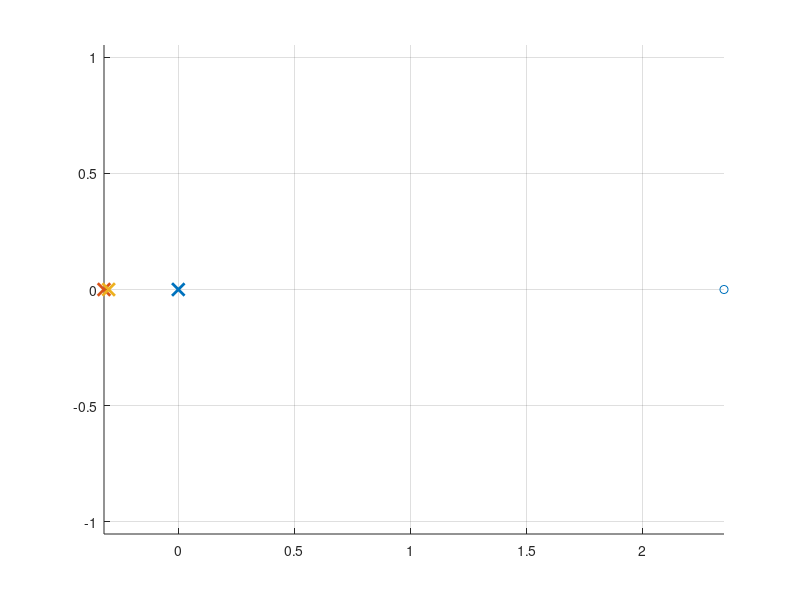

MATLAB code to generate this figure: (Note: this script raises an error after producing the figure.)
close all
% Simulated Input q_sim
q_sim = zeros(1e2,1);
q_sim(20) = 1;
%q_sim = randn(1e2,1);
%q_sim = 1;

%Discrete IR Code
%clf
r = 2.35; %m
xc = 0;   %center x
yc = 0;   %center y

n_meas = 1;

%theta = linspace(0,2*pi-((3*pi)/180),n_meas); %if n_meas is 120
theta = linspace(0,2*pi,n_meas);                %if n_meas is 121
x = r*cos(theta) + xc;
y = r*sin(theta) + yc;

mic_xyz = cat(1, x, y, zeros(1, n_meas));

ES1 = [0,0,0];
ES2 = [-0.32,0,0];
ES3 = [-0.3,0,0];

ES_xyz = cat(1, ES1, ES2, ES3);
n_source = 1;

figure(2)
scatter(x,y)
hold on
plot(ES1(1),ES1(2), 'x', 'LineWidth', 2, 'MarkerSize', 9);
plot(ES2(1),ES2(2), 'x', 'LineWidth', 2, 'MarkerSize', 9);
plot(ES3(1),ES3(2), 'x', 'LineWidth', 2, 'MarkerSize', 9);
grid
axis equal
hold off

r_ES = EDcalcdist(ES_xyz, mic_xyz.');
r_ES1 = r_ES(1,:);
r_ES2 = r_ES(2,:);
r_ES3 = r_ES(3,:);
r_ES = r_ES3;

% Discretization error for impulse responses

% samplemethod = 1 -> round at low fs
% samplemethod = 2 -> round at high fs and decimate
% samplemethod = 3 -> round at low fs but split pulse between two samples

samplemethod = 2;

% Generate discrete-time IRs
% Exact arrival times
cair = 343;

% Approach 1: round to nearest discrete time-sample
fs = 48000;

if samplemethod == 2
    noversamp = 8;
    fs_oversamp = fs*noversamp;
    dt = 1/fs_oversamp;
elseif samplemethod == 1 % Approach 1: round to nearest discrete time-sample
    dt = 1/fs;
elseif samplemethod == 3 
    dt = 1/fs;
end

n_exact = zeros(n_source, n_meas);
n_rounded = zeros(n_source, n_meas);

for i = 1:n_source
    for j = 1:n_meas
        t_ij = r_ES(i,j)/cair;
        n_exact(i,j) = t_ij/dt + 1;
        n_rounded(i,j) = round(t_ij/dt) + 1;
    end
end

irmaxlength = -inf;
for i = 1:n_source
    if max(n_rounded(i,:)) > irmaxlength
        irmaxlength = max(n_rounded(i,:));
    end
end
irmaxlength = irmaxlength+1;

%irmaxlength = max([n_rounded(1,:) n_rounded(2,:) n_rounded(3,:)]) + 1;
ir = zeros(irmaxlength+500, n_source, n_meas);
nfft = 8192;
F = zeros(nfft,n_source, n_meas);

if samplemethod == 1
    for i = 1:n_source
        for j = 1:n_meas
            ir(n_rounded(i,j),i,j) = 1/r_ES(i,j);
            F(:,i,j) = fft(ir(:,i,j),nfft);
        end
    end
elseif samplemethod == 2
    c = zeros(ceil((irmaxlength+500)/noversamp), n_source, n_meas);
    for i = 1:n_source
        for j = 1:n_meas
            frac = n_exact(i,j) - floor(n_exact(i,j));
            ir(floor(n_exact(i,j)),i,j) = 1/r_ES(i,j)*(1-frac);
            ir(floor(n_exact(i,j))+1,i,j) = 1/r_ES(i,j)*frac;
            w = ir(:,i,j);
            c(:,i,j) = noversamp*decimate(w,noversamp,1000,'fir');
            F(:,i,j) = fft(c(:,i,j),nfft);
        end
    end
    ir = c;
elseif samplemethod == 3
    for i = 1:n_source
        for j = 1:n_meas
            frac = n_exact(i,j) - floor(n_exact(i,j));
            ir(floor(n_exact(i,j)),i,j) = 1/r_ES(i,j)*(1-frac);
            ir(floor(n_exact(i,j))+1,i,j) = 1/r_ES(i,j)*frac;
            
            F(:,i,j) = fft(ir(:,i,j),nfft);
        end
    end
end

fvec_fft = fs/nfft*[0:nfft/2-1].';

ptot_fromIR = sum(F,[2 3]);
ptot_fromIR = ptot_fromIR(1:nfft/2);
ptot_fromIR = squeeze(ptot_fromIR);

% Truth: FD results

cair = 343;
kvec = 2*pi*fvec_fft/cair;

% Correct answer, in freq. domain
ptot = 0;
for i = 1:n_source
    for j = 1:n_meas
        ptot = ptot + exp(-1i*kvec*r_ES(i,j))/r_ES(i,j);
    end     
end

if samplemethod == 2
    % Correct scale for IR results
    %ptot_fromIR = ptot_fromIR*(1/r1 + 1/r2)/(sum(ir1)+sum(ir2));
    %ptot_fromIR = ptot_fromIR*(sum(1./r1))/(sum(ir, 'all'));
end

%Simulated Output y_sim
n_steps = length(q_sim);
y_sim_1 = zeros(n_steps,n_meas);
h_length = length(ir);

for ii =1:length(q_sim)
    for jj = 1:n_source
        for kk = 1:n_meas
            flippedx = q_sim(ii:-1:max([1 ii-h_length+1]),jj,kk);
            lengthflippedx = length(flippedx);
            if lengthflippedx < h_length
              flippedx = [flippedx;zeros(h_length-lengthflippedx,1)];
            end
            y_sim_1(ii,kk) = y_sim_1(ii,kk) + sum(flippedx.*ir(:,jj,kk));
            
        end
    end
end

y_sim_2_len = contwo(q_sim, ir);
y_sim_2 = zeros(length(y_sim_2_len), n_meas);

for i = 1:n_meas
    for j = 1:n_source
        y_sim_2(:,i) = y_sim_2(:,i) + sum(contwo(q_sim(:,j), ir(:,j,i)));
    end
end

xinput = ir;
n_steps = length(xinput);
h_length = 2e2;
h_startestimate = zeros(h_length,n_source);
youtput = y_sim_1;
convfactor = 0.01;

[q_est,errorhistory] = MC_LMS_Ncoeffs(xinput,youtput,n_source,n_meas,h_length,convfactor,n_steps);
totalerrorhistory = errorhistory(end,:);

% i = 100;
% 
% while i > 0
%     [q_est,errorhistory] = MC_LMS_Ncoeffs(xinput,youtput,n_source,n_meas,h_length,convfactor,n_steps,q_est);
%     totalerrorhistory = [totalerrorhistory; errorhistory(end,:)];
%     i = i-1;
% end
figure(7)
semilogy(abs(totalerrorhistory))
title('errorhist')
grid

 figure(8)
 plot(q_sim,'k');
 title('q_sim vs. q_est')
 hold on
 grid
 plot(q_est,'-*')

y_est_2_len = contwo(q_est, ir);
y_est_2 = zeros(length(y_est_2_len), n_meas);
for i = 1:n_meas
    for j = 1:n_source
        y_est_2(:,i) = y_est_2(:,i) + contwo(q_est(:,j), ir(:,j,i));
    end
end

y_est_1 = zeros(length(youtput), n_meas);
for ii =1:n_steps
    for jj = 1:n_source
        for kk = 1:n_meas
            flippedx = ir(ii:-1:max([1 ii-h_length+1]),jj,kk);
            lengthflippedx = length(flippedx);
            if lengthflippedx < h_length
              flippedx = [flippedx;zeros(h_length-lengthflippedx,1)];
            end
            y_est_1(ii,kk) = y_est_1(ii,kk) + sum(flippedx.*q_est(:,jj));
            
        end
    end
end
nfft = 4096;
fvec = fs/nfft*[0:nfft/2-1];
froutput = fft(youtput(:,1),nfft); 
froutput = froutput(1:nfft/2);
frest = fft(y_est_1(:,1),nfft); 
frest = frest(1:nfft/2);

figure(11)
plot(lowpass(y_est_1(:,1),7000,48000))
xlim([200 800])
hold on
title('y_est_lp')
plot(youtput(:,1),'-r')

figure(15)
semilogx(fvec,20*log10(abs([froutput frest])))
grid

figure(12)
plot(y_est_1)
title('y_est')
xlim([200 600])
figure(13)
plot(y_sim_1)
title('y_Real')
xlim([200 600])